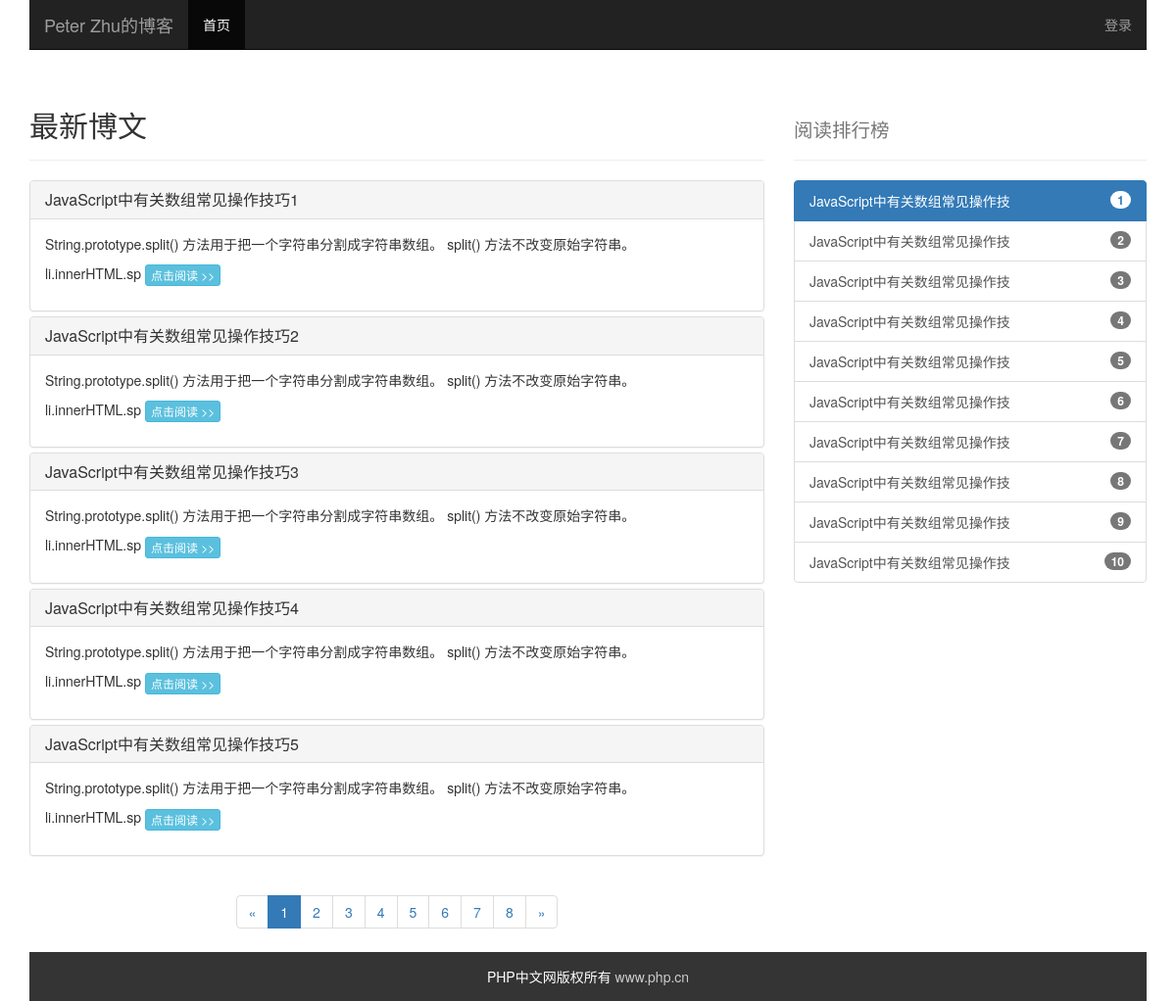
The page / on the database its author committed.
### tables this page shows
CREATE TABLE `blog_article` (
  `id` int(4) NOT NULL AUTO_INCREMENT COMMENT '博文主键',
  `title` varchar(200) NOT NULL COMMENT '博文标题',
  `order` int(4) NOT NULL DEFAULT '0' COMMENT '排序',
  `content` text NOT NULL COMMENT '内容',
  `cat_id` int(4) NOT NULL COMMENT '所属分类',
  `recommend` int(4) NOT NULL DEFAULT '1' COMMENT '是否推荐',
  `title_url` varchar(200) NOT NULL COMMENT '博文地址',
  `create_time` int(10) NOT NULL COMMENT '创建时间',
  `update_time` int(10) NOT NULL COMMENT '更新时间',
  PRIMARY KEY (`id`),
  KEY `cat_id` (`cat_id`),
  CONSTRAINT `blog_article_ibfk_1` FOREIGN KEY (`cat_id`) REFERENCES `blog_category` (`id`)
);

### index.php (called while the page is built)
<?php  include 'public/inc/header_inc.php'; ?>
<?php  auto_load_tpl($tplName);  ?>
<?php include 'public/inc/footer_inc.php' ?>

### public/config.php (called while the page is built, shortened)
<?php
$siteName = 'Peter Zhu的博客';
$artTable = 'blog_article';
$num = 5;
$getNo = isset($_GET) ? count($_GET) : 0;
switch ($getNo)
{
    case 0:
        include 'select_index.php';break;
}

### public/function.php (called while the page is built, shortened)
<?php
function auto_load_tpl($tplName)
{
    include 'public/tpl/'.$tplName.'.php';
}
function do_art_select($table , $conn, $where='', $order='', $limit='')
{
    $sql = 'SELECT * FROM '.$table.' '.$where.' '.$order.' '.$limit;
    $rows=[];
    if ($result = mysqli_query($conn, $sql)) {
        while ($row = mysqli_fetch_assoc($result)) {
            $rows[]=$row;
        }
    }
    return $rows;
}
function pagination($conn, $table, $page, $num)
{
    $sql = "SELECT COUNT(*) AS count FROM `{$table}`";
    if ($result =mysqli_query($conn,$sql)){
        $row = mysqli_fetch_assoc($result);
        $count =  $row['count'];
    } else {
        echo '表中无数据~~';
        $count = 0;
    }
    $total = ceil($count / $num);
    $page = ($page <=1 ) ? 1 : $page;
    $page = ($page >= $total) ? $total : $page;
    $offset = ($page - 1) * $num;
    $limit = 'limit '.$offset.', '.$num;
    return $limit;
}

### public/select_index.php (called while the page is built, shortened)
<?php
include 'function.php';
$conn = db_connect($db);
$page = isset($_GET['page']) ? (int)($_GET['page']):1;
$limit = pagination($conn, $artTable,$page, $num);
$artWhere = 'ORDER BY `create_time` DESC ';
$artList = do_art_select($artTable,$conn, '',$artWhere, $limit);
$conn = db_connect($db);
$artListAll = do_art_select($artTable,$conn, $artWhere,'');
$conn = db_connect($db);
$result = mysqli_query($conn,"SELECT * FROM `{$artTable}`");
$count = mysqli_num_rows($result);

### public/inc/right_inc.php (the view)
<div class="col-md-4" id="right">
    <div class="list-group">
        <?php
        $counter = 1;
        foreach ($artListAll as $key => $art) {
            if ($counter <= 10) {
                ($key == 0) ? ($active = 'active') : ($active = '') ;
                echo '<a href="'.$art['title_url'].'" class="list-group-item '.$active.'">';
                echo mb_substr($art['title'],0,20,'utf-8');
                echo '<span class="badge">'.$counter.'</span></a>';
            } else {
                break;
            }
            $counter++;
        }
        ?>
    </div>
</div>

### public/inc/header_inc.php (shortened to what this page needs)
<?php  include 'public/config.php';  ?>
<!DOCTYPE html>
<html lang="zh-CN">
<head>
    <link href="lib/bootstrap/css/bootstrap.min.css" rel="stylesheet">
    <link rel="stylesheet" type="text/css" href="/lib/wangeditor/dist/css/wangEditor.min.css">
</head>
<body>
<div class="container">
    <div class="row">
        <div class="col-md-12">
            <nav class="navbar navbar-default navbar-static-top navbar-inverse">
                <div class="container-fluid">
                    <div class="navbar-header">
                        <a class="navbar-brand" href="/"><?php echo $siteName; ?></a>
                    </div>
                    <div class="collapse navbar-collapse" id="bs-example-navbar-collapse-1">
                        <ul class="nav navbar-nav">
                            <li class="active"><a href="/">首页</a></li>
                        </ul>
                        <?php if (isset($_SESSION['username']) && $_SESSION['username']=='admin'):?>
                        <ul class="nav navbar-nav navbar-right">
                            <li><a href="#"><?php echo $_SESSION['username'] ?></a></li>
                            <li class="dropdown">
                                <a href="#" class="dropdown-toggle" data-toggle="dropdown" role="button" aria-haspopup="true"
                                   aria-expanded="false">操作<span class="caret"></span></a>
                                <ul class="dropdown-menu">
                                    <li><a href="/index.php?act=cat_manage">分类管理</a></li>
                                    <li><a href="/index.php?act=art_manage">博文管理</a></li>
                                    <li><a href="/index.php?act=user_manage">用户管理</a></li>
                                    <li role="separator" class="divider"></li>
                                    <li><a href="" onclick="logout();return false;">退出</a></li>
                                </ul>
                            </li>
                        </ul>
                            <?php else: ?>
                        <ul class="nav navbar-nav navbar-right">
                            <li><a href="/index.php?act=login">登录</a></li>
                        </ul>
                        <?php endif;?>
                    </div>
                </div>
            </nav>
        </div>
    </div>

### public/tpl/index_tpl.php
<div class="row">
    <div class="col-md-8">
        <div class="page-header">
            <h2>
                <?php echo isset($catName) ? strtoupper($catName):'';?>最新博文</h2>
        </div>
    </div>
    <div class="col-md-4">
        <div class="page-header">
            <h2> <small>阅读排行榜</small></h2>
        </div>
    </div>
</div>
<div class="row" >
    <div class="col-md-8">
        <div class="panel-group" id="accordion" role="tablist" aria-multiselectable="true">
            <?php foreach($artList as $art) :?>
            <div class="panel panel-default">
                <div class="panel-heading" role="tab" id="headingOne">
                    <h4 class="panel-title">
                        <a role="button" data-toggle="collapse" data-parent="#accordion" href="#collapseOne" aria-expanded="true" aria-controls="collapseOne">
                           <?php echo $art['title'];  ?>
                        </a>
                    </h4>
                </div>
                <div id="collapseOne" class="panel-collapse collapse in" role="tabpanel" aria-labelledby="headingOne">
                    <div class="panel-body">
                        <?php
                        $content = htmlspecialchars_decode($art['content']);
                        $content = mb_substr($content,0,120,'utf-8');
                         echo  $content;
                         ?>
                        <a  class="btn btn-info btn-xs" href="/index.php<?php echo $art['title_url'];  ?>" role="button">点击阅读 >></a>
                    </div>
                </div>
            </div>
            <?php endforeach; ?>
        </div>
    </div>
    <?php include 'public/inc/right_inc.php' ?>
</div>
<?php
    $pageCurrent = isset($_GET['page'])?$_GET['page']:1;
    include 'public/tpl/page_tpl.php';
?>

### public/tpl/page_tpl.php (shortened to what this page needs)
<?php
if (count($_GET)==0 || (array_keys($_GET))[0]=='page'){
    $prefix = '?';
} else {
    $prefix = '?'.key($_GET).'='.current($_GET).'&';
}
?>
<div class="row">
    <div class="col-md-8">
        <nav aria-label="Page navigation" style="text-align: center;">
            <ul class="pagination">
                <li>
                    <a href="
                    <?php
                        echo $prefix.'page='. $pageCurrent;
                    ?>
                    " aria-label="Previous">
                        <span aria-hidden="true">&laquo;</span>
                    </a>
                </li>
                <?php
                $total = ceil($count / $num);
                $pageRange = range(1,$total);
                foreach ($pageRange as $pageNum) {
                    $active = ($pageNum == $pageCurrent) ? 'active' : '';
                    echo '<li class="'.$active.'"><a href="'.$prefix.'page='.$pageNum.'">'.$pageNum.'</a></li>';
                }
                ?>
                <li>
                    <a href="
                    <?php
                        echo $prefix.'page='. $pageCurrent;
                    ?>
                    " aria-label="Next">
                        <span aria-hidden="true">&raquo;</span>
                    </a>
                </li>
            </ul>
        </nav>
    </div>
</div>

### public/inc/footer_inc.php (shortened to what this page needs)
<div class="row" id="footer">
        <div class="col-md-12">
            <div  style="background-color: #343434;height: 50px; color:#fff;">
                <p style="text-align: center;line-height: 50px;">PHP中文网版权所有
                    <a style="color: #ccc;" href="http://www.php.cn">www.php.cn</a></p>
            </div>
        </div>
 </div>
</div>
</body>
</html>

### rows shown on the page
blog_article: title "JavaScript中有关数组常见操作技巧1", content "String.prototype.split() 方法用于把一个字符串分割成字符串数组。 split() 方法不改变原始字符串。 li.innerHTML.sp", title "JavaScript中有关数组常见操作技"
blog_article: title "JavaScript中有关数组常见操作技巧2", content "String.prototype.split() 方法用于把一个字符串分割成字符串数组。 split() 方法不改变原始字符串。 li.innerHTML.sp", title "JavaScript中有关数组常见操作技"
blog_article: title "JavaScript中有关数组常见操作技巧3", content "String.prototype.split() 方法用于把一个字符串分割成字符串数组。 split() 方法不改变原始字符串。 li.innerHTML.sp", title "JavaScript中有关数组常见操作技"
blog_article: title "JavaScript中有关数组常见操作技巧4", content "String.prototype.split() 方法用于把一个字符串分割成字符串数组。 split() 方法不改变原始字符串。 li.innerHTML.sp", title "JavaScript中有关数组常见操作技"
blog_article: title "JavaScript中有关数组常见操作技巧5", content "String.prototype.split() 方法用于把一个字符串分割成字符串数组。 split() 方法不改变原始字符串。 li.innerHTML.sp", title "JavaScript中有关数组常见操作技"
blog_article: title "JavaScript中有关数组常见操作技"
blog_article: title "JavaScript中有关数组常见操作技"
blog_article: title "JavaScript中有关数组常见操作技"
blog_article: title "JavaScript中有关数组常见操作技"
blog_article: title "JavaScript中有关数组常见操作技"

### other values the page prints
$siteName "Peter Zhu的博客"
$pageNum "1"
$pageNum "2"
$pageNum "3"
$pageNum "4"
$pageNum "5"
$pageNum "6"
$pageNum "7"
$pageNum "8"
